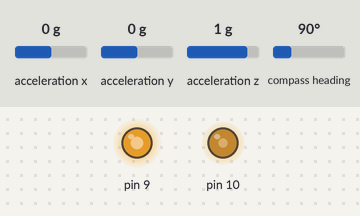
The sketch below on a simulated Arduino Uno, built with avr-gcc and run on an emulated ATmega328P. Parts: output pins drawn as LEDs (lit = HIGH). Inputs (shaded band) come from the test bench; at power-on: compass heading 90°, acceleration x 0 g, acceleration y 0 g, acceleration z 1 g. What the sketch prints to the serial monitor is not drawn.

Above: at 2.2 s.
2.3 s: compass heading set to 180°
At 2.9 s:
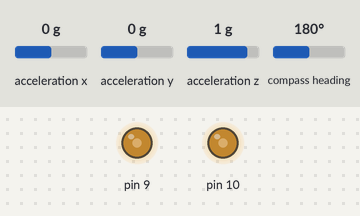
3.8 s: compass heading set to 269°
At 4.1 s:
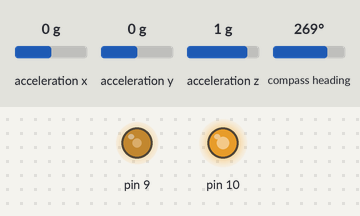
5.3 s: compass heading set to 7°
At 6.4 s:
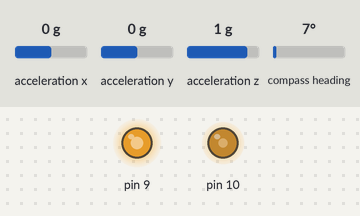
6.8 s: compass heading set to 352°
At 7.5 s:
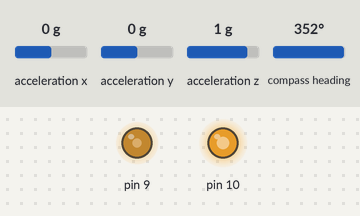
Timing chart, 0 to 9.3 s (numbered marks = the images above; inputs shaded):
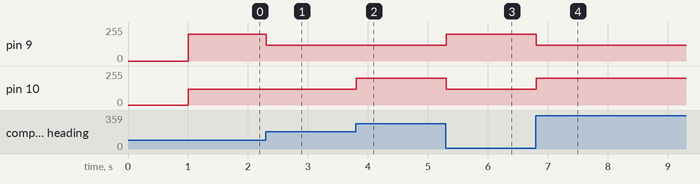

Measured:
- after the input at 2.3 s, pin 9: 200/255 → 120/255 at once
- after the input at 3.8 s, pin 10: 120/255 → 200/255 at once
- after the input at 5.3 s, pin 9: 120/255 → 200/255 at once; pin 10: 200/255 → 120/255 at once
- after the input at 6.8 s, pin 9: 200/255 → 120/255 at once; pin 10: 120/255 → 200/255 at once

The sketch:

houkou_hosei1.ino
```cpp
#include <Wire.h>
#include <Adafruit_Sensor.h>
#include <Adafruit_BNO055.h>
#include <utility/imumaths.h>

Adafruit_BNO055 bno = Adafruit_BNO055(-1, 0x28);

void setup(void)
{
  Serial.begin(115200);
  Serial.println("Orientation Sensor Raw Data Test"); Serial.println("");
  if (!bno.begin())
  {
    Serial.print("Ooops, no BNO055 detected ... Check your wiring or I2C ADDR!");
    while (1);
  }
  delay(1000);
  bno.setExtCrystalUse(true);
  Serial.println("Calibration status values: 0=uncalibrated, 3=fully calibrated");
}


void loop() {
  imu::Vector<3> euler = bno.getVector(Adafruit_BNO055::VECTOR_EULER);
  int gyro_x = euler.x();
  Serial.println(euler.x());

  //moter(0, 0, gyro_x);

  //方向補正
  if (gyro_x < 359.50 && gyro_x > 180) {
    cw(0, 120);
  } else if (gyro_x > 0.50 && gyro_x < 180) {
    ccw(0, 120);
  } else {
    moter(0, 120);
  }

  //delay(5);
}

void moter(int rot, int pwm) {
  int pwm_r = pwm;

  if (rot) {
    digitalWrite(9, LOW);
    analogWrite(3, pwm);
    analogWrite(10, pwm_r);
    digitalWrite(11, LOW);
  } else {
    analogWrite(9, pwm);
    digitalWrite(3, LOW);
    digitalWrite(11, LOW);
    analogWrite(10, pwm_r);
  }
  return 0;
}

void cw(int rot, int pwm) {

  int pwm_r = pwm + 80;

  if (rot) {
    digitalWrite(9, LOW);
    analogWrite(3, pwm);
    analogWrite(11, pwm_r);
    digitalWrite(10, LOW);
  } else {
    analogWrite(9, pwm);
    digitalWrite(3, LOW);
    digitalWrite(11, LOW);
    analogWrite(10, pwm_r);
  }
  return 0;

  //  digitalWrite(3, LOW);
  //  analogWrite(9, LOW);
  //  digitalWrite(10, LOW);
  //  analogWrite(11, 100);
  //  return 0;
}

void ccw(int rot, int pwm) {

  int pwm_r = pwm + 80;

  if (rot) {
    digitalWrite(9, LOW);
    analogWrite(3, pwm_r);
    analogWrite(11, pwm);
    digitalWrite(10, LOW);
  } else {
    analogWrite(9, pwm_r);
    digitalWrite(3, LOW);
    digitalWrite(11, LOW);
    analogWrite(10, pwm);
  }
  return 0;


//  analogWrite(3, LOW);
//  digitalWrite(9, LOW);
//  analogWrite(10, 100);
//  digitalWrite(11, LOW);
//  return 0;
}

void brake_moter() {
  digitalWrite(3, HIGH);
  digitalWrite(9, HIGH);
  digitalWrite(10, HIGH);
  digitalWrite(11, HIGH);
  digitalWrite(13, HIGH);
  return 0;
}
```
